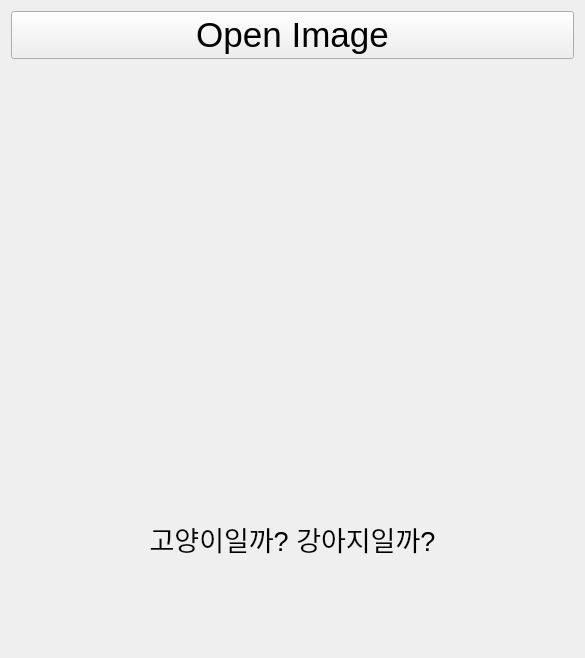
<?xml version="1.0" encoding="UTF-8"?>
<ui version="4.0">
 <class>Form</class>
 <widget class="QWidget" name="Form">
  <property name="geometry">
   <rect>
    <x>0</x>
    <y>0</y>
    <width>585</width>
    <height>658</height>
   </rect>
  </property>
  <property name="windowTitle">
   <string>Form</string>
  </property>
  <layout class="QVBoxLayout" name="verticalLayout" stretch="1,5,3">
   <item>
    <widget class="QPushButton" name="btn_open">
     <property name="font">
      <font>
       <pointsize>26</pointsize>
      </font>
     </property>
     <property name="text">
      <string>Open Image</string>
     </property>
    </widget>
   </item>
   <item>
    <widget class="QLabel" name="lbl_image">
     <property name="text">
      <string/>
     </property>
     <property name="pixmap">
      <pixmap>../datasets/cat_dog/train/dog.3857.jpg</pixmap>
     </property>
     <property name="scaledContents">
      <bool>true</bool>
     </property>
     <property name="alignment">
      <set>Qt::AlignCenter</set>
     </property>
    </widget>
   </item>
   <item>
    <widget class="QLabel" name="lbl_pred">
     <property name="font">
      <font>
       <pointsize>20</pointsize>
      </font>
     </property>
     <property name="text">
      <string>고양이일까? 강아지일까?</string>
     </property>
     <property name="alignment">
      <set>Qt::AlignCenter</set>
     </property>
    </widget>
   </item>
  </layout>
 </widget>
 <resources/>
 <connections/>
</ui>
